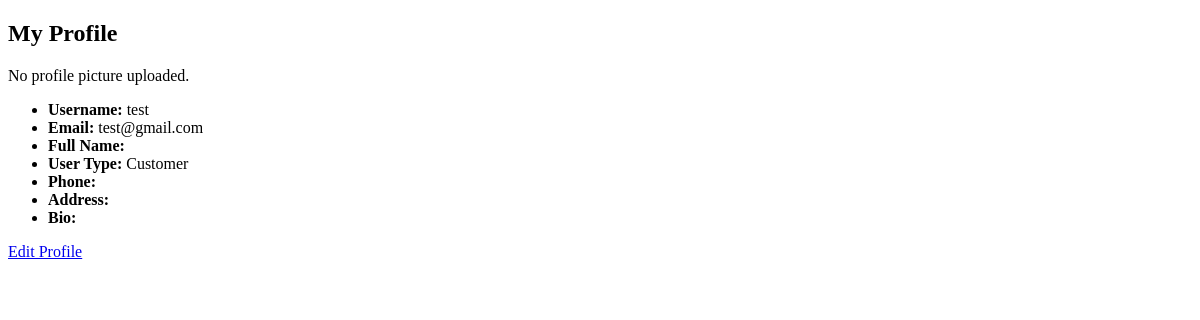
Before: /accounts/profile/ (signed in) with the older database file.
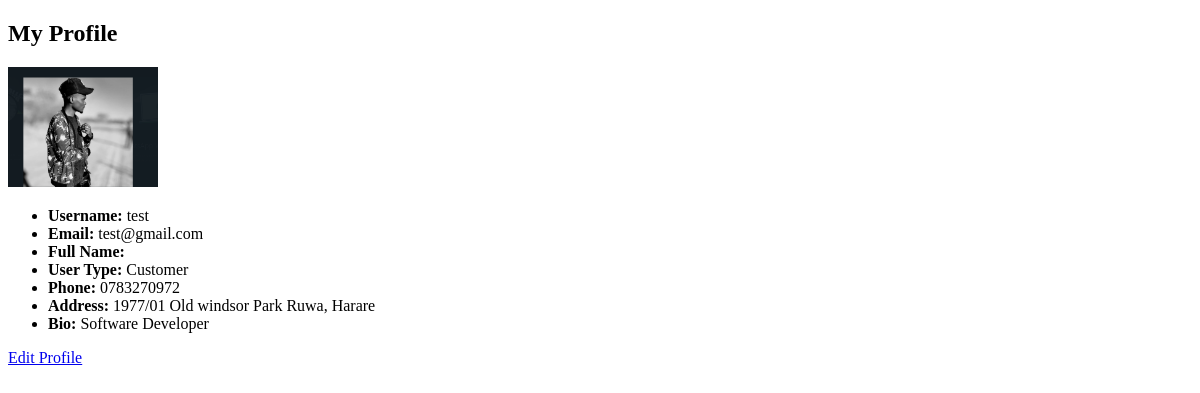
After: the same page with the newer database file.
### accounts/models.py (models this page shows, shortened)
class UserProfile(models.Model):
    user = models.OneToOneField(CustomUser, on_delete=models.CASCADE)
    phone_number = models.CharField(max_length=20, blank=True)
    address = models.TextField(blank=True)
    bio = models.TextField(blank=True)
    profile_picture = models.ImageField(upload_to='profile_pictures', blank=True, null=True)
    class Meta:
        db_table = 'user_profile'

class CustomUser(AbstractUser):
    USER_TYPE_CHOICES = (
        (1, 'SystAdmin'),
        (2, 'SystUser'),
    )
    user_type = models.PositiveSmallIntegerField(choices=USER_TYPE_CHOICES, default=1)
    class Meta:
        db_table = 'users'

### accounts/views.py (the view)
# urls.py: path('profile/', views.view_user_profile, name='view_user_profile'),
@login_required
def view_user_profile(request):
    profile = request.user.userprofile
    context = {
        'profile': profile,
    }
    return render(request, 'accounts/user_profile.html', context)

### templates/accounts/user_profile.html (shortened to what this page needs)
{% extends 'partials/base.html' %}
{% block content %}
    <h2>My Profile</h2>
    {% if profile.profile_picture %}
        <img src="{{ profile.profile_picture.url }}" alt="Profile Picture" width="150">
    {% else %}
        <p>No profile picture uploaded.</p>
    {% endif %}
    <ul>
        <li><strong>Username:</strong> {{ profile.user.username }}</li>
        <li><strong>Email:</strong> {{ profile.user.email }}</li>
        <li><strong>Full Name:</strong> {{ profile.user.get_full_name }}</li>
        <li><strong>User Type:</strong>
            {% if profile.user.user_type == 1 %}
                System Admin
            {% elif profile.user.user_type == 2 %}
                Customer
            {% endif %}
        </li>
        <li><strong>Phone:</strong> {{ profile.phone_number }}</li>
        <li><strong>Address:</strong> {{ profile.address }}</li>
        <li><strong>Bio:</strong> {{ profile.bio }}</li>
    </ul>
    <a href="{% url 'update_user_profile' %}">Edit Profile</a>
{% endblock content %}

Changed rows visible on the page:
changed UserProfile "test": profile_picture: picture added; phone_number (not shown) → "0783270972"; address (not shown) → "1977/01 Old windsor Park Ruwa, Harare"; bio (not shown) → "Software Developer"
Other visible differences:
text no longer shown: "No profile picture uploaded."
